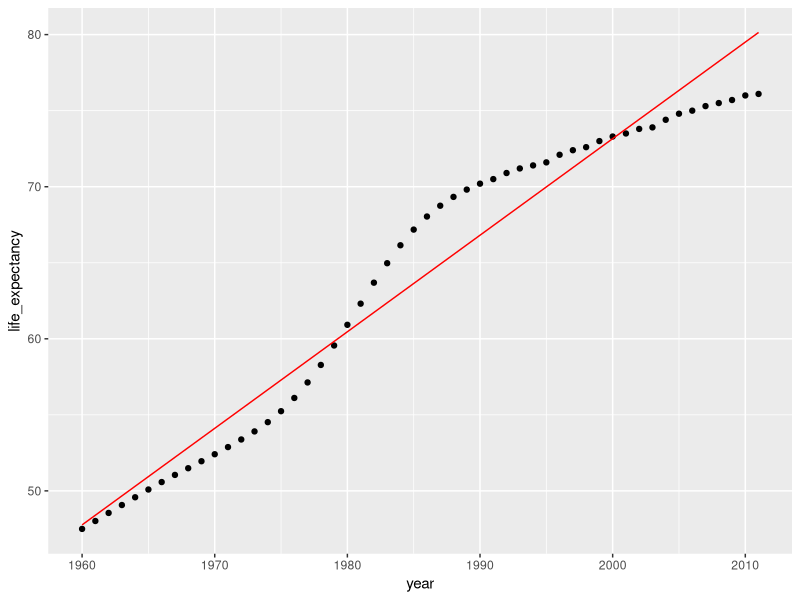
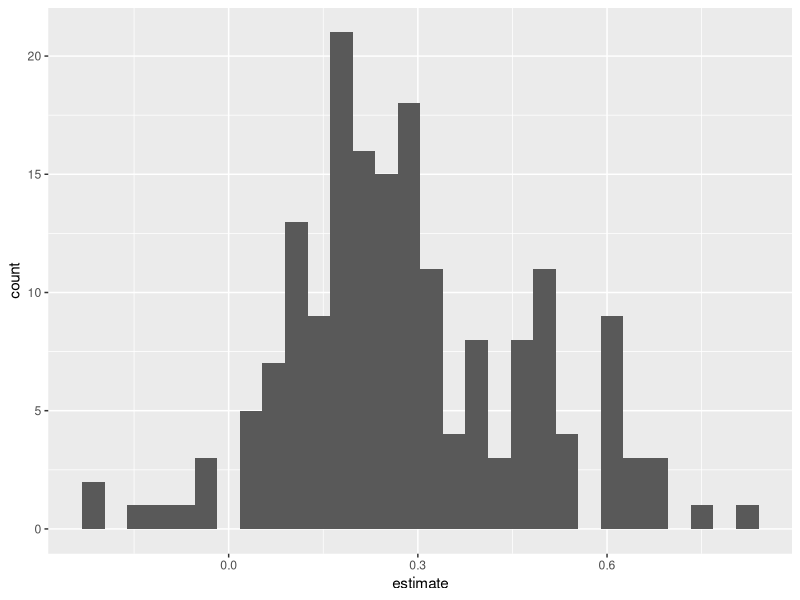
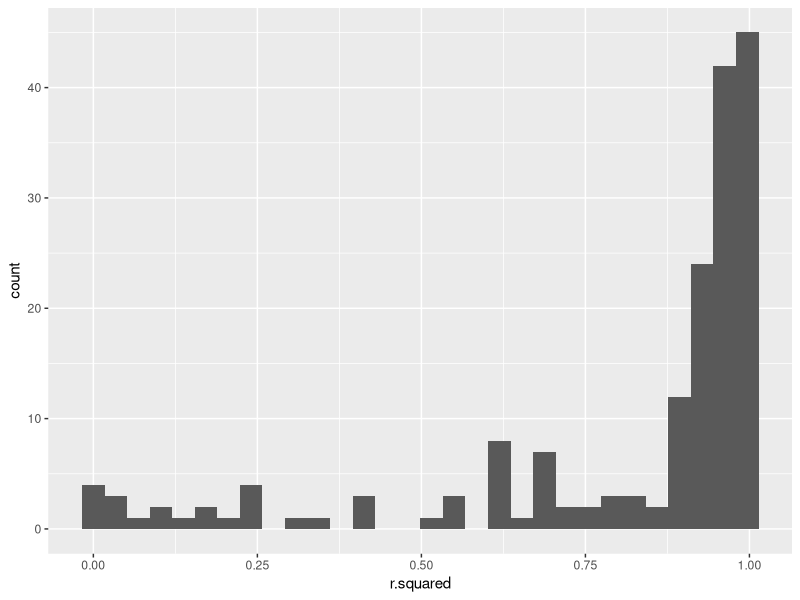
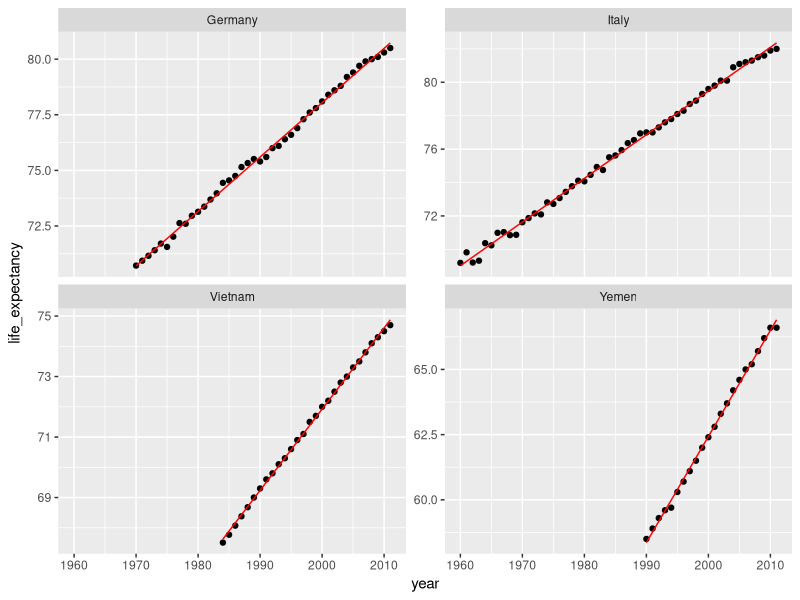
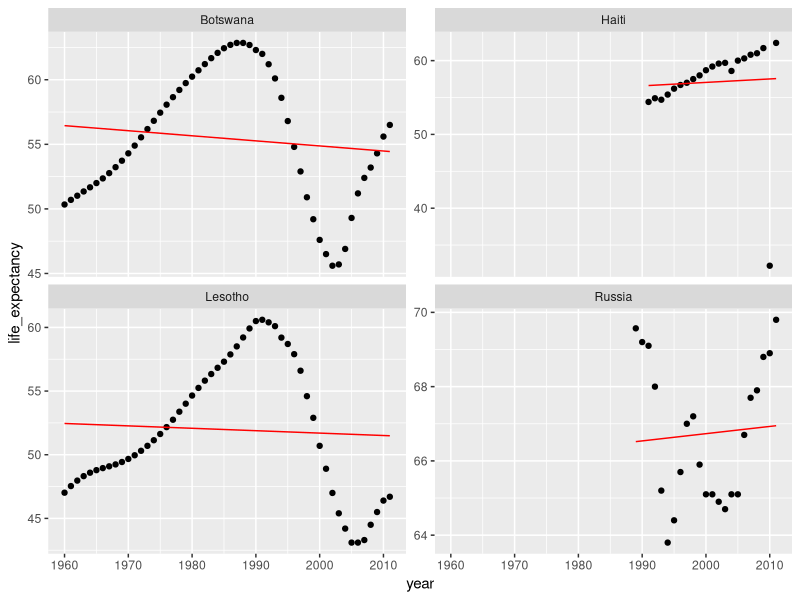

The R script that drew these images, in order:
# install.packages('dslabs')
# install.packages('rsample')
# install.packages('ranger')
library(tidyverse)
library(dslabs)

setwd('C:/Users/angel/Documents/GitHub/ml-with-tidyverse')

##### foundations of tidy machine learning #####

# Explore gapminder
head(gapminder)

gapminder <- na.omit(gapminder)
# Prepare the nested dataframe gap_nested

gapminder$continent <- NULL
gapminder$region <- NULL

gap_nested <- gapminder %>% 
  group_by(country) %>% 
  nest()

# Explore gap_nested
head(gap_nested)

# Create the unnested dataframe called gap_unnnested
gap_unnested <- gap_nested %>% 
  unnest()

# Confirm that your data was not modified  
identical(gapminder, gap_unnested)

# Extract the data of Algeria
algeria_df <- gap_nested$data[[2]]
algeria_df <- na.omit(algeria_df)

# Calculate the minimum of the population vector
min(algeria_df$population)

# Calculate the maximum of the population vector
max(algeria_df$population)

# Calculate the mean of the population vector
mean(algeria_df$population)

# Calculate the mean population for each country
pop_nested <- gap_nested %>%
  mutate(mean_pop = map(data, ~mean(.x$population)))

# Take a look at pop_nested
head(pop_nested)

# Extract the mean_pop value by using unnest
pop_mean <- pop_nested %>% 
  unnest(mean_pop)

# Take a look at pop_mean
head(pop_mean)

# Calculate mean population and store result as a double
pop_mean <- gap_nested %>%
  mutate(mean_pop = map_dbl(data, ~mean(.x$population)))

# Take a look at pop_mean
head(pop_mean)

# Build a linear model for each country
gap_models <- gap_nested %>%
  mutate(model = map(data, ~lm(formula = life_expectancy~year, data = .x)))

# Extract the model for Algeria    
algeria_model <- gap_models$model[[1]]

# View the summary for the Algeria model
summary(algeria_model)

library(broom)

# Extract the coefficients of the algeria_model as a dataframe
tidy(algeria_model)

# Extract the statistics of the algeria_model as a dataframe
glance(algeria_model)

# Build the augmented dataframe
algeria_fitted <- augment(algeria_model)

# Compare the predicted values with the actual values of life expectancy
algeria_fitted %>% 
  ggplot(aes(x = year)) +
  geom_point(aes(y = life_expectancy)) + 
  geom_line(aes(y = .fitted), color = "red")

##### multiple models with broom #####

# Extract the coefficient statistics of each model into nested dataframes
model_coef_nested <- gap_models %>% 
  mutate(coef = map(model, ~tidy(.x)))

# Simplify the coef dataframes for each model    
model_coef <- model_coef_nested %>%
  unnest(coef)

# Plot a histogram of the coefficient estimates for year         
model_coef %>% 
  filter(term == "year") %>% 
  ggplot(aes(x = estimate)) +
  geom_histogram()

# Extract the fit statistics of each model into dataframes
model_perf_nested <- gap_models %>% 
  mutate(fit = map(model, ~glance(.x)))

# Simplify the fit dataframes for each model    
model_perf <- model_perf_nested %>% 
  unnest(fit)

# Look at the first six rows of model_perf
head(model_perf)

# Plot a histogram of rsquared for the 77 models    
model_perf %>% 
  ggplot(aes(x = r.squared)) + 
  geom_histogram()  

# Extract the 4 best fitting models
best_fit <- top_n(as.data.frame(model_perf), 4,  r.squared)

# Extract the 4 models with the worst fit
worst_fit <- top_n(as.data.frame(model_perf), 4,  -r.squared)

best_augmented <- best_fit %>% 
  # Build the augmented dataframe for each country model
  mutate(augmented = map(model, ~augment(.x))) %>% 
  # Expand the augmented dataframes
  unnest(augmented)

worst_augmented <- worst_fit %>% 
  # Build the augmented dataframe for each country model
  mutate(augmented = map(model, ~augment(.x))) %>% 
  # Expand the augmented dataframes
  unnest(augmented)

# Compare the predicted values with the actual values of life expectancy 
# for the top 4 best fitting models
best_augmented %>% 
  ggplot(aes(x = year)) +
  geom_point(aes(y = life_expectancy)) + 
  geom_line(aes(y = .fitted), color = "red") +
  facet_wrap(~country, scales = "free_y")

# Compare the predicted values with the actual values of life expectancy 
# for the top 4 worst fitting models
worst_augmented %>% 
  ggplot(aes(x = year)) +
  geom_point(aes(y = life_expectancy)) + 
  geom_line(aes(y = .fitted), color = "red") +
  facet_wrap(~country, scales = "free_y")

# Build a linear model for each country using all features

gap_fullmodel <- gap_nested %>% 
  mutate(model = map(data, ~lm(formula = life_expectancy ~ ., data = .x)))


fullmodel_perf <- gap_fullmodel %>% 
  # Extract the fit statistics of each model into dataframes
  mutate(fit = map(model, ~glance(.x))) %>% 
  # Simplify the fit dataframes for each model
  unnest(fit)

# View the performance for the four countries with the worst fitting 
# four simple models you looked at before
fullmodel_perf %>% 
  filter(country %in% worst_fit$country) %>% 
  select(country, adj.r.squared)

#### Build, Tune & Evaluate Regression Models ####

library(rsample)

set.seed(42)

# Prepare the initial split object
gap_split <- initial_split(gapminder, prop = 0.75)

# Extract the training dataframe
training_data <- training(gap_split)

# Extract the testing dataframe
testing_data <- testing(gap_split)

# Calculate the dimensions of both training_data and testing_data
dim(training_data)
dim(testing_data)

set.seed(42)

# Prepare the dataframe containing the cross validation partitions
cv_split <- vfold_cv(training_data, v = 5)

cv_data <- cv_split %>% 
  mutate(
    # Extract the train dataframe for each split
    train = map(splits, ~training(.x)), 
    # Extract the validate dataframe for each split
    validate = map(splits, ~testing(.x))
  )

# Use head() to preview cv_data
head(cv_data)

# Build a model using the train data for each fold of the cross validation
cv_models_lm <- cv_data %>% 
  mutate(model = map(train, ~lm(formula = life_expectancy ~ ., data = .x)))

cv_prep_lm <- cv_models_lm %>% 
  mutate(
    # Extract the recorded life expectancy for the records in the validate dataframes
    validate_actual = map(validate, ~.x$life_expectancy),
    # Predict life expectancy for each validate set using its corresponding model
    validate_predicted = map2(.x = model, .y = validate, ~predict(.x, .y))
  )

library(Metrics)
# Calculate the mean absolute error for each validate fold       
cv_eval_lm <- cv_prep_lm %>% 
  mutate(validate_mae = map2_dbl(validate_actual, validate_predicted, ~mae(actual = .x, predicted = .y)))

# Print the validate_mae column
cv_eval_lm$validate_mae

# Calculate the mean of validate_mae column
mean(cv_eval_lm$validate_mae)

library(ranger)

# Build a random forest model for each fold
cv_models_rf <- cv_data %>% 
  mutate(model = map(train, ~ranger(formula = life_expectancy ~., data = .x,
                                    num.trees = 100, seed = 42)))

# Generate predictions using the random forest model
cv_prep_rf <- cv_models_rf %>% 
  mutate(# Extract the recorded life expectancy for the records in the validate dataframes
    validate_actual = map(validate, ~.x$life_expectancy),
    validate_predicted = map2(.x = model, .y = validate, ~predict(.x, .y)$predictions))

# Calculate validate MAE for each fold
cv_eval_rf <- cv_prep_rf %>% 
  mutate(validate_mae = map2_dbl(validate_actual, validate_predicted, ~mae(actual = .x, predicted = .y)))

# Print the validate_mae column
print(cv_eval_rf$validate_mae)

# Calculate the mean of validate_mae column
mean(cv_eval_rf$validate_mae)

# Prepare for tuning your cross validation folds by varying mtry
cv_tune <- cv_data %>% 
  crossing(mtry = 2:5) 

# Build a model for each fold & mtry combination
cv_model_tunerf <- cv_tune %>% 
  mutate(model = map2(.x = train, .y = mtry, ~ranger(formula = life_expectancy~., 
                                                     data = .x, mtry = .y, 
                                                     num.trees = 100, seed = 42)))

# Generate validate predictions for each model
cv_prep_tunerf <- cv_model_tunerf %>% 
  mutate(# Extract the recorded life expectancy for the records in the validate dataframes
    validate_actual = map(validate, ~.x$life_expectancy),
    validate_predicted = map2(.x = model, .y = validate, ~predict(.x, .y)$predictions))

# Calculate validate MAE for each fold and mtry combination
cv_eval_tunerf <- cv_prep_tunerf %>% 
  mutate(validate_mae = map2_dbl(.x = validate_actual, .y = validate_predicted, ~mae(actual = .x, predicted = .y)))

# Calculate the mean validate_mae for each mtry used  
cv_eval_tunerf %>% 
  group_by(mtry) %>% 
  summarise(mean_mae = mean(validate_mae))

# Build the model using all training data and the best performing parameter
best_model <- ranger(formula = life_expectancy ~ ., data = training_data,
                     mtry = 2, num.trees = 100, seed = 42)

# Prepare the test_actual vector
test_actual <- testing_data$life_expectancy

# Predict life_expectancy for the testing_data
test_predicted <- predict(best_model, testing_data)$predictions

# Calculate the test MAE
mae(test_actual, test_predicted)
